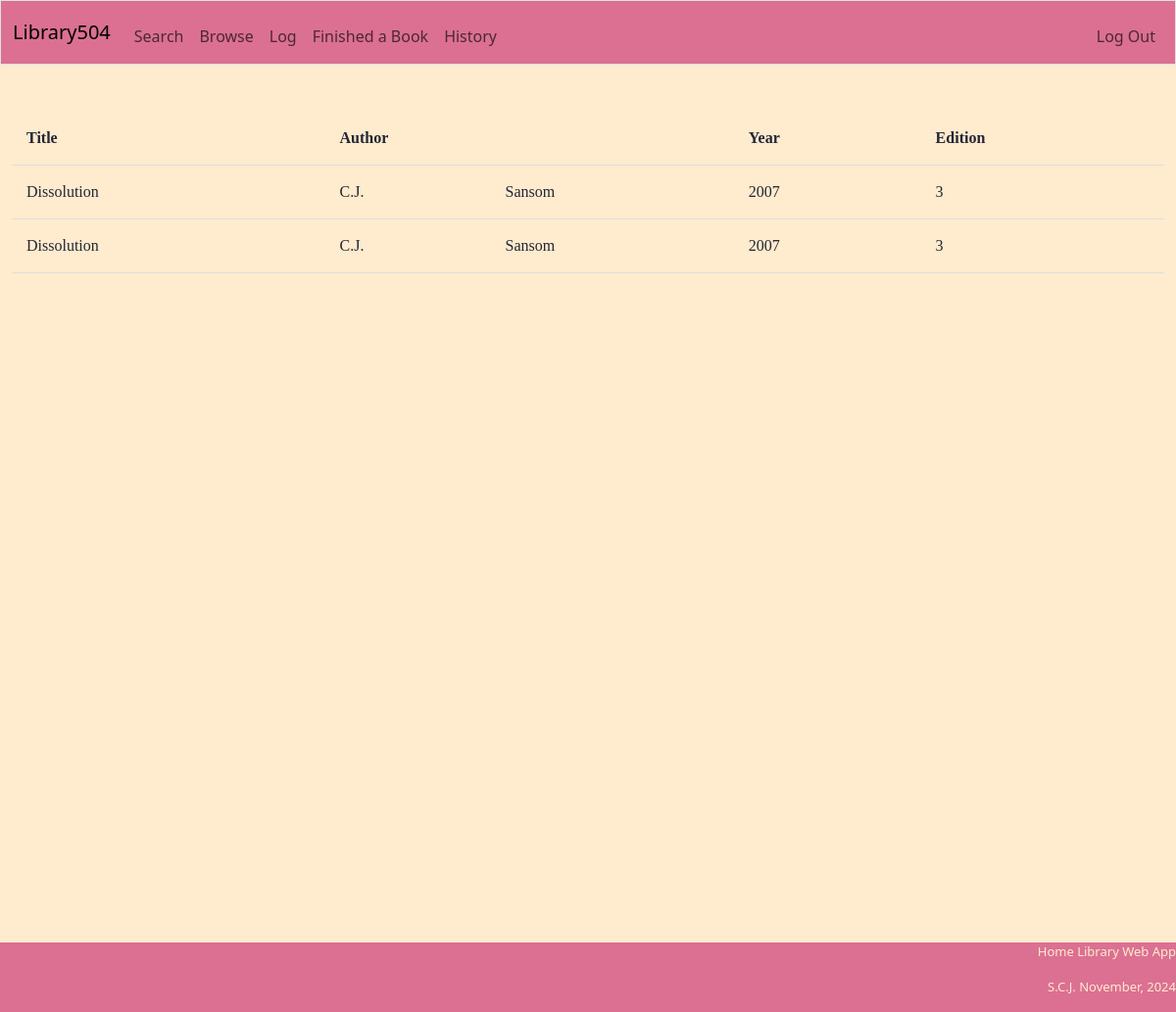
Screenshot of / (signed in) with the database file from the repository.
### tables this page shows
CREATE TABLE books (
    id INTEGER PRIMARY KEY AUTOINCREMENT NOT NULL,
    title text not null,
    year year,
    edition integer,
    copies integer,
    genre TEXT,
    topicsA TEXT,
    topicsB TEXT,
    topicsC TEXT, authorfirstname TEXT, authorlastname TEXT,
    unique(id)
);

### app.py (the view)
@app.route("/")
@login_required
def index():
    latest = db.execute("SELECT books.title, authorfirstname, authorlastname, year, edition FROM books INNER JOIN history ON books.id = history.bookid WHERE readerid = ? ORDER BY timestamp DESC LIMIT 5", session["id"])
    return render_template("index.html", latest=latest)

### app.py (called while the page is built)
@app.after_request
def after_request(response):
    response.headers["Cache-Control"] = "no-cache, no-store, must-revalidate"
    response.headers["Expires"] = 0
    response.headers["Pragma"] = "no-cache"
    return response

def login_required(f):
    @wraps(f)
    def decorated_function(*args, **kwargs):
        if session.get("id") is None:
            return redirect("/login")
        return f(*args, **kwargs)
    return decorated_function

### templates/index.html
{% extends "template.html" %}
{% block main %}
    <div style="overflow-x:auto" class="fullHeight">
         <table>
            <tr>
                <th class="text-start" scope="col">Title</th>
                <th class="text-start" scope="col" colspan="2">Author</th>
                <th class="text-start" scope="col">Year</th>
                <th class="text-start" scope="col">Edition</th>
            </tr>
            {% for row in latest %}
                <tr>
                    <td>{{ row["title"] }}</td>
                    <td>{{ row["authorfirstname"] }}</td>
                    <td>{{ row["authorlastname"] }}</td>
                    <td>{{ row["year"] }}</td>
                    <td>{{ row["edition"] }}</td>
                </tr>
            {% endfor %}
        </table>
    </div>
{% endblock %}

### staticfiles/style.css (style rules this page uses)
.fullHeight { height: 100vh; }
html, body { display: flex; flex-direction: column; min-height: 100vh; margin: 0; padding: 0; position: relative; overflow: scroll; }
tr:nth-child(even) { background-color: #FFEBCD; }
* { box-sizing: border-box; }
table { width: 100%; max-height: 100vh; overflow: scroll;; }
th, td { padding: 15px; text-align: left; border-bottom: 1px solid #ddd; }

### rows the page displays
books: title "Dissolution", authorfirstname "C.J.", authorlastname "Sansom", year "2007", edition "3"
